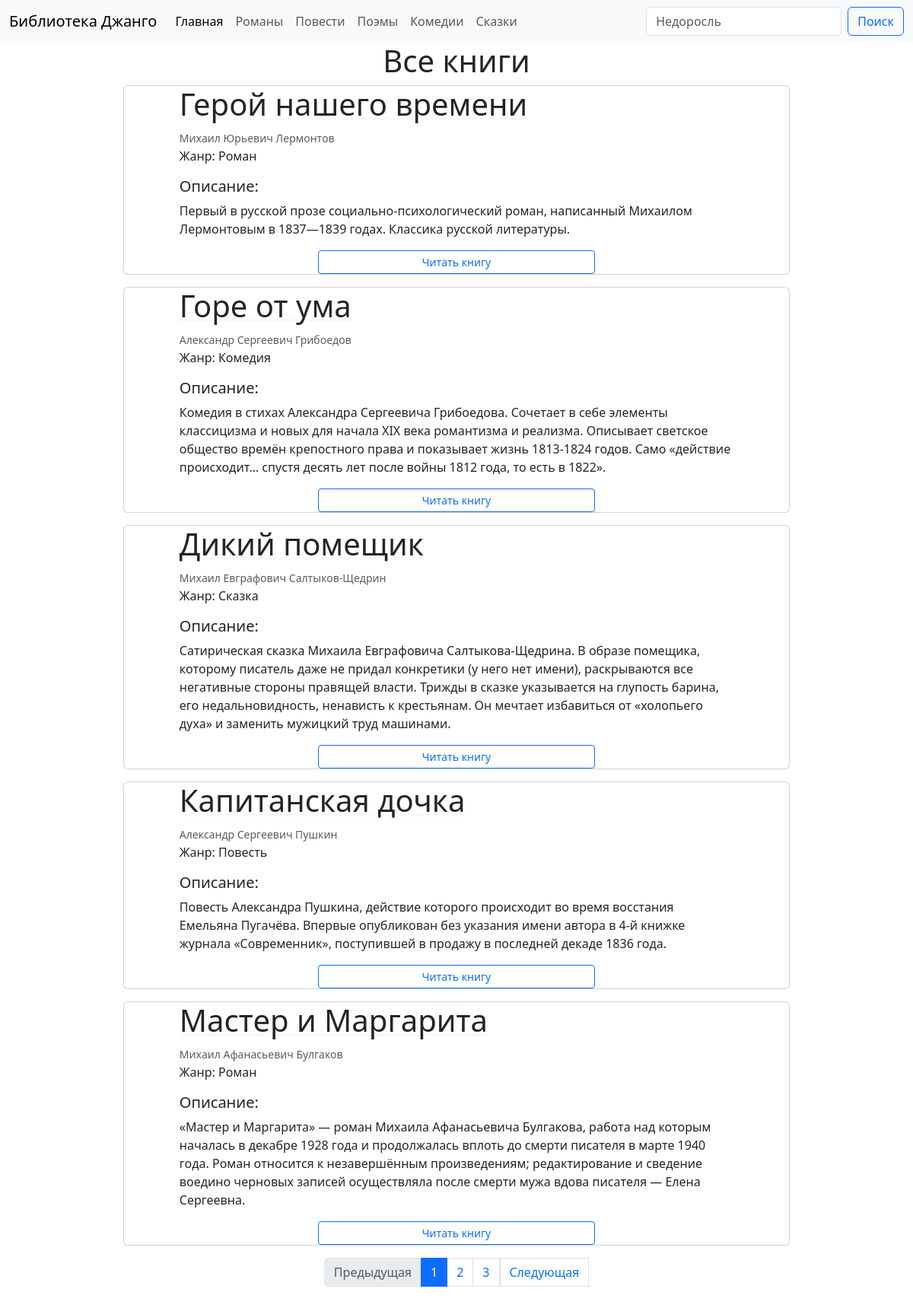
The page / on the database its author committed.
### library_app/models.py (models this page shows, shortened)
class Book(models.Model):
    book_title = models.CharField(max_length=250, verbose_name='Название')
    author = models.CharField(max_length=250, verbose_name='Автор')
    slug = models.SlugField(unique=True, verbose_name='URL')
    description = models.TextField(verbose_name='Описание')
    link = models.URLField(verbose_name='Ссылка')
    genre = models.ForeignKey('Genre', on_delete=models.CASCADE, related_name='books', verbose_name='Жанр')
    class Meta:
        verbose_name = 'Книга'
        verbose_name_plural = 'Книги'
        ordering = ['book_title']

class Genre(models.Model):
    genre_title = models.CharField(max_length=250, verbose_name='Категория')
    slug = models.SlugField(unique=True, verbose_name='URL')
    class Meta:
        verbose_name = 'Жанр'
        verbose_name_plural = 'Жанры'
        ordering = ['genre_title']
    def __str__(self):
        return self.genre_title

### library_app/views.py (the view)
# urls.py: path('', views.BookList.as_view(), name='home'),
class BookList(ListView):
    model = Book
    template_name = 'library_app/index.html'
    context_object_name = 'books'
    paginate_by = 5
    def get_context_data(self, *, object_list=None, **kwargs):
        context = super().get_context_data()
        context['title'] = 'Все книги'
        return context

### library_app/templates/library_app/index.html (shortened to what this page needs)
{% extends 'library_app/base.html' %}
{% block content %}
    {% if books %}
        <h1 class="text-center">{{ title }}</h1>
        {% for book in books %}
            <div class="container w-75">
                <div class="card mb-3">
                    <div class="col-sm-10 mx-auto ">
                        <h1><a href="{{ book.link }}" class="link-dark link-underline-light">{{ book.book_title }}</a>
                        </h1>
                        <p><small class="text-body-secondary">{{ book.author }}</small><br>
                            Жанр: {{ book.genre }} </p>
                        <h5>Описание:</h5>
                        <p class="card-text">{{ book.description }}</p>
                        <div class="d-grid gap-2 col-6 mx-auto">
                            <a href="{{ book.link }}" class="btn btn-sm btn-outline-primary" target="_blank">Читать
                                книгу</a>
                        </div>
                    </div>
                </div>
            </div>
        {% endfor %}
    {% else %}
        <h1>Книг не найдено</h1>
    {% endif %}
       {% if page_obj.has_other_pages %}
        <nav aria-label="Paginate me">
            <ul class="pagination justify-content-center">
                {% if page_obj.has_previous %}
                    <a class="page-link" href="?page={{ page_obj.previous_page_number }}" tabindex="-1">Предыдущая</a>
                {% else %}
                    <li class="page-item disabled">
                        <a class="page-link disabled" href="#" tabindex="-1">Предыдущая</a>
                    </li>
                {% endif %}
                {% for i in page_obj.paginator.page_range %}
                    {% if i == page_obj.number %}
                        <li class="page-item active"><a class="page-link" href="?page={{ i }}">{{ i }}</a></li>
                    {% else %}
                        <li class="page-item"><a class="page-link" href="?page={{ i }}">{{ i }}</a></li>
                    {% endif %}
                {% endfor %}
                {% if page_obj.has_next %}
                    <a class="page-link" href="?page={{ page_obj.next_page_number }}">Следующая</a>
                {% else %}
                    <li class="page-item disabled">
                        <a class="page-link" href="#">Следующая</a>
                    </li>
                {% endif %}
            </ul>
        </nav>
    {% endif %}
    <br>
{% endblock %}

### library_app/templates/library_app/base.html (shortened to what this page needs)
<!doctype html>
<html lang="en">
<head>
    <link href="https://cdn.jsdelivr.net/npm/bootstrap@5.3.2/dist/css/bootstrap.min.css" rel="stylesheet"
>
</head>
<body>
<nav class="navbar navbar-expand-lg bg-body-tertiary bg-primary">
    <div class="container-fluid">
        <a class="navbar-brand" href="{% url 'home' %}">Библиотека Джанго</a>
        <div class="collapse navbar-collapse" id="navbarSupportedContent">
            <ul class="navbar-nav me-auto mb-2 mb-lg-0">
                <li class="nav-item">
                    <a class="nav-link active" aria-current="page" href="{% url 'home' %}">Главная</a>
                </li>
                <li class="nav-item">
                    <a class="nav-link" href="{% url 'genre' 'roman' %}">Романы</a>
                </li>
                <li class="nav-item">
                    <a class="nav-link" href="{% url 'genre' 'povest' %}">Повести</a>
                </li>
                <li class="nav-item">
                    <a class="nav-link" href="{% url 'genre' 'poema' %}">Поэмы</a>
                </li>
                <li class="nav-item">
                    <a class="nav-link" href="{% url 'genre' 'komediya' %}">Комедии</a>
                </li>
                <li class="nav-item">
                    <a class="nav-link" href="{% url 'genre' 'skazka' %}">Сказки</a>
                </li>
            </ul>
            <form action="{% url 'search' %}" class="d-flex" role="search">
                <input name='q' class="form-control me-2" type="search" placeholder="Недоросль" aria-label="Search">
                <button class="btn btn-outline-primary" type="submit">Поиск</button>
            </form>
        </div>
    </div>
</nav>
{% block content %}{% endblock %}
</body>
</html>

### rows shown on the page
Book: book_title "Герой нашего времени", author "Михаил Юрьевич Лермонтов", genre "Роман", description "Первый в русской прозе социально-психологический роман, написанный Михаилом Лермонтовым в 1837—1839 годах. Классика русской литературы."
Book: book_title "Горе от ума", author "Александр Сергеевич Грибоедов", genre "Комедия", description "Комедия в стихах Александра Сергеевича Грибоедова. Сочетает в себе элементы классицизма и новых для начала XIX века романтизма и реализма. Описывает светское общество времён крепостного права и показывает жизнь 1813-1824 годов. Само «действие происходит… спустя десять лет после войны 1812 годa, то есть в 1822»."
Book: book_title "Дикий помещик", author "Михаил Евграфович Салтыков-Щедрин", genre "Сказка", description "Сатирическая сказка Михаила Евграфовича Салтыкова-Щедрина. В образе помещика, которому писатель даже не придал конкретики (у него нет имени), раскрываются все негативные стороны правящей власти. Трижды в сказке указывается на глупость барина, его недальновидность, ненависть к крестьянам. Он мечтает избавиться от «холопьего духа» и заменить мужицкий труд машинами."
Book: book_title "Капитанская дочка", author "Александр Сергеевич Пушкин", genre "Повесть", description "Повесть Александра Пушкина, действие которого происходит во время восстания Емельяна Пугачёва. Впервые опубликован без указания имени автора в 4-й книжке журнала «Современник», поступившей в продажу в последней декаде 1836 года."
Book: book_title "Мастер и Маргарита", author "Михаил Афанасьевич Булгаков", genre "Роман", description "«Мастер и Маргарита» — роман Михаила Афанасьевича Булгакова, работа над которым началась в декабре 1928 года и продолжалась вплоть до смерти писателя в марте 1940 года. Роман относится к незавершённым произведениям; редактирование и сведение воедино черновых записей осуществляла после смерти мужа вдова писателя — Елена Сергеевна."

### other values the page prints
{{ title }} "Все книги"
{{ i }} "1"
{{ i }} "2" "3"
